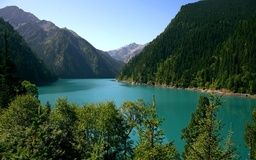
#> input picture test01.jpg, 256 x 160 px, shrunk from 1920 x 1200 before the run
$ python sand_paint.py test01.jpg
#> lines starting #> are read from the running program, lines starting #| are printed output that depends on the picture
from PIL import Image
from random import randint
from sys import argv

image_path = argv[1]
original_image = Image.open(image_path)
#> original_image is the input picture: PIL image 256x160 RGB; mean R, G, B 61.1, 89.3, 79.5
new_image = Image.new('L', original_image.size, 255)
#> new_image: PIL image 256x160 L; every value is 255
length, width = original_image.size
#> length = 256; width = 160

original_image = original_image.convert('L')
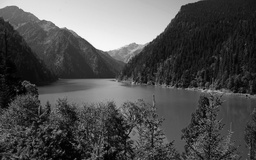
#> original_image: PIL image 256x160 L; min 0, max 251, mean 79.8

PEN_SIZE = 5
COLOR_DIFF = 15
LINE_LEN = 3
S_COLOR_LIGHT = 5
S_COLOR_DARK = 75

for i in range(PEN_SIZE+1, length-PEN_SIZE-1):
	for j in range(PEN_SIZE+1, width-PEN_SIZE-1):
		originalcolor = 255 - randint(S_COLOR_LIGHT, S_COLOR_DARK)
		new_image.putpixel((i, j), originalcolor)
		#左右
		left_color = sum([original_image.getpixel((i-r, j))
						  for r in range(PEN_SIZE)]) // PEN_SIZE
		right_color = sum([original_image.getpixel((i+r, j))
						   for r in range(PEN_SIZE)]) // PEN_SIZE
		if abs(left_color-right_color) > COLOR_DIFF:
			originalcolor -= (255-original_image.getpixel((i, j))) // 4
			for p in range(-LINE_LEN+randint(-1, 1), LINE_LEN+randint(-1, 1)):
				new_image.putpixel((i, j+p), originalcolor)
		#上下
		up_color = sum([original_image.getpixel((i, j-r))
						for r in range(PEN_SIZE)]) // PEN_SIZE
		down_color = sum([original_image.getpixel((i, j+r))
						  for r in range(PEN_SIZE)]) // PEN_SIZE
		if abs(up_color-down_color) > COLOR_DIFF:
			originalcolor -= (255-original_image.getpixel((i, j))) // 4
			for p in range(-LINE_LEN+randint(-1, 1), LINE_LEN+randint(-1, 1)):
				new_image.putpixel((i+p, j), originalcolor)
		#左上和右下
		leftup_color = sum([original_image.getpixel((i-r, j-r))
						  	for r in range(PEN_SIZE)]) // PEN_SIZE
		rightdown_color = sum([original_image.getpixel((i+r, j+r))
						  	   for r in range(PEN_SIZE)]) // PEN_SIZE
		if abs(leftup_color-rightdown_color) > COLOR_DIFF:
			originalcolor -= (255-original_image.getpixel((i, j))) // 4
			for p in range(-LINE_LEN+randint(-1, 1), LINE_LEN+randint(-1, 1)):
				new_image.putpixel((i-p, j+p), originalcolor)
		#左下和右上
		rightup_color = sum([original_image.getpixel((i+r, j-r))
						  	 for r in range(PEN_SIZE)]) // PEN_SIZE
		leftdown_color = sum([original_image.getpixel((i-r, j+r))
						for r in range(PEN_SIZE)]) // PEN_SIZE
		if abs(rightup_color-leftdown_color) > COLOR_DIFF:
			originalcolor -= (255-original_image.getpixel((i, j))) // 4
			for p in range(-LINE_LEN+randint(-1, 1), LINE_LEN+randint(-1, 1)):
				new_image.putpixel((i+p, j+p), originalcolor)
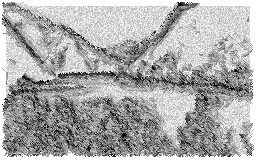
#> new_image: PIL image 256x160 L; min 0, max 255, mean 171.3

new_image.save('sand_pand.jpg')
